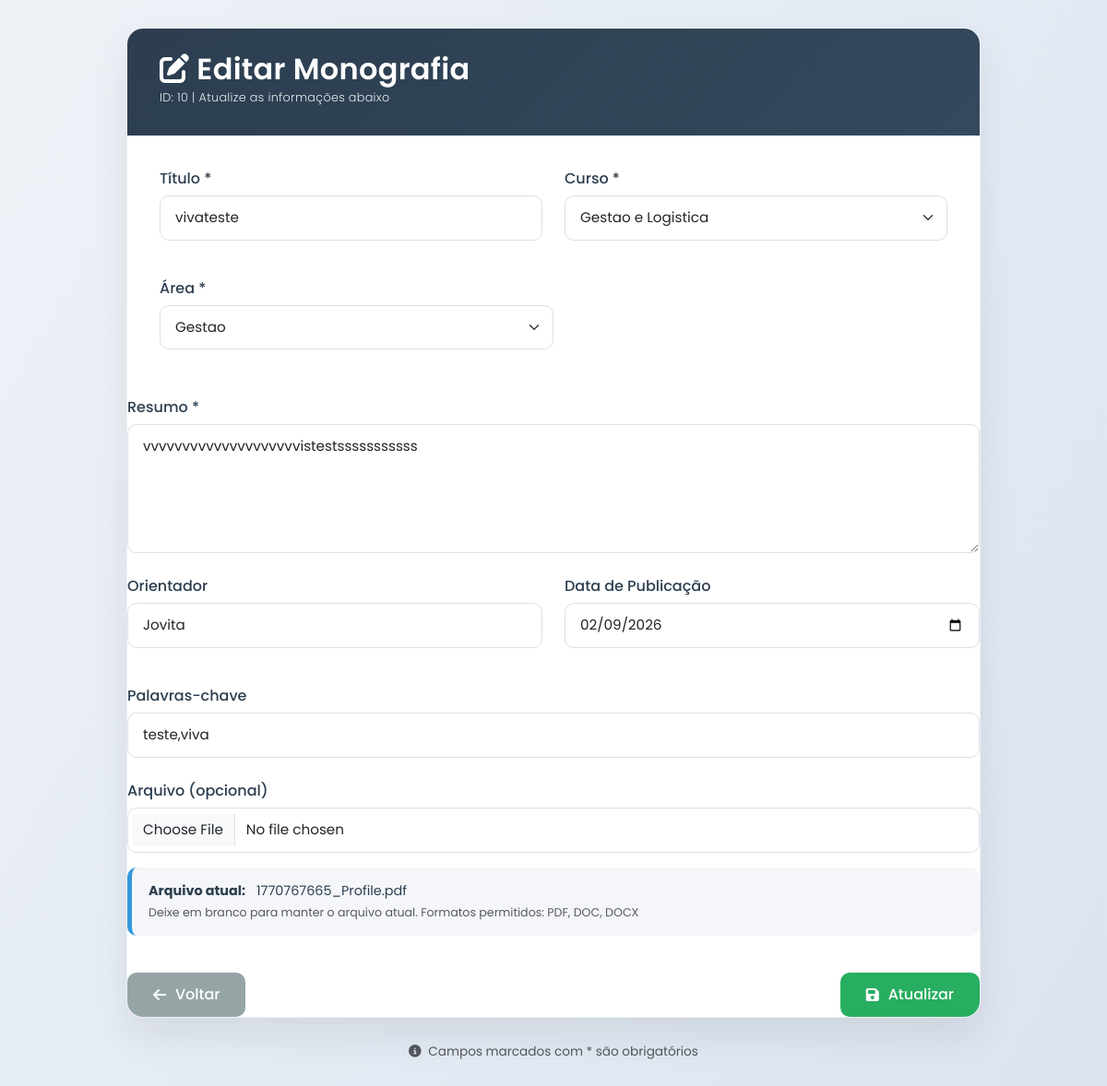
The page /admin/editar_monografia.php?id=10 (signed in) on the database its author committed.
### tables this page shows
CREATE TABLE `monografias` (
  `id` int NOT NULL AUTO_INCREMENT,
  `titulo` varchar(255) NOT NULL,
  `resumo` text NOT NULL,
  `autor_id` int NOT NULL,
  `orientador` varchar(100) DEFAULT NULL,
  `curso` varchar(100) DEFAULT NULL,
  `palavras_chave` varchar(255) DEFAULT NULL,
  `arquivo` varchar(255) NOT NULL,
  `data_publicacao` date DEFAULT NULL,
  `status` enum('pendente','aprovado','rejeitado') DEFAULT 'pendente',
  `data_submissao` timestamp NULL DEFAULT CURRENT_TIMESTAMP,
  `area` varchar(150) DEFAULT NULL,
  `tipo_documento` varchar(50) DEFAULT NULL,
  PRIMARY KEY (`id`),
  KEY `autor_id` (`autor_id`),
  KEY `idx_monografias_autor` (`autor_id`),
  KEY `idx_monografias_titulo` (`titulo`),
  KEY `idx_monografias_palavras_chave` (`palavras_chave`),
  FULLTEXT KEY `ft_titulo_palavras` (`titulo`,`palavras_chave`),
  FULLTEXT KEY `titulo` (`titulo`,`resumo`,`palavras_chave`),
  CONSTRAINT `fk_monografias_autor` FOREIGN KEY (`autor_id`) REFERENCES `usuarios` (`id`) ON DELETE CASCADE ON UPDATE CASCADE
);

### admin/editar_monografia.php (the view, shortened to what this page needs)
<?php
require_once '../includes/config.php';
$id = (int) $_GET['id'];
try {
    $stmt = $db->prepare("SELECT * FROM monografias WHERE id = ?");
    $stmt->execute([$id]);
    $monografia = $stmt->fetch(PDO::FETCH_ASSOC);
} catch (Exception $e) {
    header("Location: ../admin/monografias.php?error=erro_bd");
    exit();
}
?>
<!DOCTYPE html>
<html lang="pt">
<head>
    <link rel="stylesheet" href="../assets/bootstrap/css/bootstrap.min.css">
    <link rel="stylesheet" href="../assets/fontawesome/css/all.min.css">
</head>
<body>
<div class="container">
    <div class="row justify-content-center">
        <div class="col-lg-10">
            <div class="form-container">
                <div class="form-header">
                    <h2>
                        <i class="fas fa-edit me-2"></i>Editar Monografia
                        <small class="d-block mt-1" style="font-size: 0.8rem; opacity: 0.9;">
                            ID: <?= $id ?> | Atualize as informações abaixo
                        </small>
                    </h2>
                </div>
                <div class="form-body">
                    <form method="POST" enctype="multipart/form-data">
                        <div class="row mb-4">
                            <div class="col-md-6 mb-3">
                                <label class="form-label">Título *</label>
                                <input type="text" class="form-control" name="titulo"
                                       value="<?= htmlspecialchars($monografia['titulo']) ?>" required>
                            </div>
                            <div class="col-md-6 mb-3">
                                <label class="form-label">Curso *</label>
                                <select class="form-select" name="curso" required>
                                    <?php
                                    $cursos = [
                                        "Engenharia Mecatronica",
                                        "Engenharia dos Transportes",
                                        "Engenharia Informatica",
                                        "Informatica de Gestao",
                                        "Gestao e Logistica",
                                        "Gestao Aeronautica"
                                    ];
                                    foreach ($cursos as $c):
                                    ?>
                                        <option value="<?= $c ?>" <?= $monografia['curso'] === $c ? 'selected' : '' ?>>
                                            <?= $c ?>
                                        </option>
                                    <?php endforeach; ?>
                                </select>
                            </div>
                        </div>
                        <div class="col-md-6 mb-3">
                                <label class="form-label">Área *</label>
                                <select class="form-select" name="area" required>
                                    <?php
                                    $areas = [
                                        "Engenharia",
                                        "Gestao",
                                    ];
                                    foreach ($areas as $a):
                                    ?>
                                        <option value="<?= $a ?>" <?= $monografia['area'] === $a ? 'selected' : '' ?>>
                                            <?= $a ?>
                                        </option>
                                    <?php endforeach; ?>
                                </select>
                            </div>
                        </div>
                        <div class="mb-4">
                            <label class="form-label">Resumo *</label>
                            <textarea class="form-control" name="resumo" rows="5" required><?= htmlspecialchars($monografia['resumo']) ?></textarea>
                        </div>
                        <div class="row mb-4">
                            <div class="col-md-6 mb-3">
                                <label class="form-label">Orientador</label>
                                <input type="text" class="form-control" name="orientador"
                                       value="<?= htmlspecialchars($monografia['orientador']) ?>">
                            </div>
                            <div class="col-md-6 mb-3">
                                <label class="form-label">Data de Publicação</label>
                                <input type="date" class="form-control" name="data_publicacao"
                                       value="<?= $monografia['data_publicacao'] ?>">
                            </div>
                        </div>
                        <div class="mb-4">
                            <label class="form-label">Palavras-chave</label>
                            <input type="text" class="form-control" name="palavras_chave"
                                   value="<?= htmlspecialchars($monografia['palavras_chave']) ?>"
                                   placeholder="Separe por vírgulas">
                        </div>
                        <div class="mb-4">
                            <label class="form-label">Arquivo (opcional)</label>
                            <input type="file" class="form-control" name="arquivo"
                                   accept=".pdf,.doc,.docx">
                            <div class="file-info mt-3">
                                <strong>Arquivo atual:</strong>
                                <span class="ms-2"><?= htmlspecialchars($monografia['arquivo']) ?></span>
                                <div class="form-text">
                                    Deixe em branco para manter o arquivo atual. Formatos permitidos: PDF, DOC, DOCX
                                </div>
                            </div>
                        </div>
                        <div class="d-flex justify-content-between pt-3">
                            <a href="../admin/monografias.php" class="btn btn-custom btn-back">
                                <i class="fas fa-arrow-left me-1"></i> Voltar
                            </a>
                            <button type="submit" class="btn btn-custom btn-submit">
                                <i class="fas fa-save me-1"></i> Atualizar
                            </button>
                        </div>
                </div>
            </div>
            <div class="text-center mt-4 text-muted">
                <small>
                    <i class="fas fa-info-circle me-1"></i>
                    Campos marcados com * são obrigatórios
                </small>
            </div>
        </div>
    </div>
</body>
</html>

### admin/editar_monografia.php (style rules this page uses)
:root { --primary: #2c3e50; --secondary: #34495e; --accent: #3498db; --success: #27ae60; --danger: #e74c3c; --light-bg: #f4f6f9; --border: #dcdfe6; --text-dark: #2c3e50; --text-muted: #6c757d; }
body { font-family: 'Poppins', sans-serif; background: linear-gradient(120deg, #eef2f7, #dbe4f0); min-height: 100vh; padding: 30px 0; color: var(--text-dark); }
.form-container { background: #ffffff; border-radius: 18px; box-shadow: 0 20px 40px rgba(0, 0, 0, 0.08); overflow: hidden; border: 1px solid #eef0f4; }
.form-header { background: linear-gradient(135deg, var(--primary), var(--secondary)); color: #fff; padding: 25px 35px; }
.form-header h2 { font-weight: 600; letter-spacing: 0.3px; }
.form-header small { font-weight: 300; }
.form-body { padding: 35px; }
.form-label { font-weight: 500; color: var(--primary); margin-bottom: 6px; }
.form-control, .form-select { border-radius: 10px; border: 1.8px solid var(--border); padding: 12px 16px; font-size: 0.95rem; transition: all 0.25s ease; background-color: #fff; }
.form-control::placeholder { color: #adb5bd; }
textarea.form-control { min-height: 140px; resize: vertical; }
.file-info { background: var(--light-bg); border-radius: 10px; padding: 15px 18px; border-left: 5px solid var(--accent); font-size: 0.9rem; }
.btn-custom { padding: 12px 28px; border-radius: 10px; font-weight: 500; transition: all 0.3s ease; display: inline-flex; align-items: center; gap: 6px; }
.btn-back { background: #95a5a6; border: none; color: #fff; }
.btn-submit { background: var(--success); border: none; color: #fff; }
.text-muted small { font-size: 0.85rem; }

### rows shown on the page
monografias: titulo "vivateste", curso "Gestao e Logistica", area "Gestao", resumo "vvvvvvvvvvvvvvvvvvvvistestsssssssssss", orientador "Jovita", data_publicacao "02/09/2026", palavras_chave "teste,viva", arquivo "1770767665_Profile.pdf"

### other values the page prints
$id "10"
